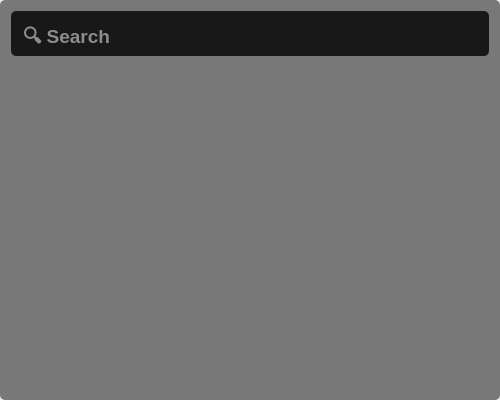
<?xml version="1.0" encoding="UTF-8"?>
<ui version="4.0">
 <class>FinderWindow</class>
 <widget class="QMainWindow" name="FinderWindow">
  <property name="windowModality">
   <enum>Qt::WindowModal</enum>
  </property>
  <property name="geometry">
   <rect>
    <x>0</x>
    <y>0</y>
    <width>500</width>
    <height>400</height>
   </rect>
  </property>
  <property name="sizePolicy">
   <sizepolicy hsizetype="Fixed" vsizetype="Expanding">
    <horstretch>0</horstretch>
    <verstretch>0</verstretch>
   </sizepolicy>
  </property>
  <property name="maximumSize">
   <size>
    <width>16777215</width>
    <height>400</height>
   </size>
  </property>
  <property name="focusPolicy">
   <enum>Qt::NoFocus</enum>
  </property>
  <property name="windowTitle">
   <string>Fuzzy Finder</string>
  </property>
  <property name="styleSheet">
   <string notr="true">#centralWidget {
	background: rgba(0,0,0,0.5);
	border-radius: 5px;
}</string>
  </property>
  <widget class="QWidget" name="centralWidget">
   <property name="sizePolicy">
    <sizepolicy hsizetype="Preferred" vsizetype="Expanding">
     <horstretch>0</horstretch>
     <verstretch>0</verstretch>
    </sizepolicy>
   </property>
   <property name="styleSheet">
    <string notr="true"/>
   </property>
   <layout class="QVBoxLayout" name="verticalLayout">
    <item>
     <widget class="QLineEdit" name="searchBar">
      <property name="sizePolicy">
       <sizepolicy hsizetype="Expanding" vsizetype="Maximum">
        <horstretch>0</horstretch>
        <verstretch>0</verstretch>
       </sizepolicy>
      </property>
      <property name="font">
       <font>
        <family>Segoe UI</family>
        <pointsize>14</pointsize>
        <weight>75</weight>
        <bold>true</bold>
       </font>
      </property>
      <property name="styleSheet">
       <string notr="true">background: rgba(0,0,0,0.8);
color: white;
padding: 10px;
border-radius: 5px;</string>
      </property>
      <property name="alignment">
       <set>Qt::AlignLeading|Qt::AlignLeft|Qt::AlignTop</set>
      </property>
      <property name="placeholderText">
       <string>🔍 Search</string>
      </property>
      <property name="clearButtonEnabled">
       <bool>false</bool>
      </property>
     </widget>
    </item>
    <item>
     <widget class="QScrollArea" name="scroll_area_container">
      <property name="styleSheet">
       <string notr="true">#scroll_area_container {
background: transparent;
border: none;
}</string>
      </property>
      <property name="verticalScrollBarPolicy">
       <enum>Qt::ScrollBarAlwaysOff</enum>
      </property>
      <property name="widgetResizable">
       <bool>true</bool>
      </property>
      <property name="alignment">
       <set>Qt::AlignBottom|Qt::AlignLeading|Qt::AlignLeft</set>
      </property>
      <widget class="QWidget" name="scroll_area">
       <property name="geometry">
        <rect>
         <x>0</x>
         <y>0</y>
         <width>482</width>
         <height>329</height>
        </rect>
       </property>
       <property name="sizePolicy">
        <sizepolicy hsizetype="Preferred" vsizetype="Expanding">
         <horstretch>0</horstretch>
         <verstretch>0</verstretch>
        </sizepolicy>
       </property>
       <property name="font">
        <font>
         <family>Segoe UI</family>
         <pointsize>12</pointsize>
        </font>
       </property>
       <property name="styleSheet">
        <string notr="true">#scroll_area {
	background: transparent;
	border-radius: 5px;
}
QPushButton {
	padding: 10px;
	background: rgba(0,0,0,0.5);
	color: white;
	margin: 0px;
	border: none;
}

QPushButton:hover {
	background: rgba(0,0,0,1);
}

QPushButton:focus {
	background: rgba(255,255,255,1);
	color: black;
}</string>
       </property>
       <layout class="QVBoxLayout" name="verticalLayout_2"/>
      </widget>
     </widget>
    </item>
   </layout>
  </widget>
 </widget>
 <layoutdefault spacing="6" margin="11"/>
 <resources/>
 <connections/>
</ui>
